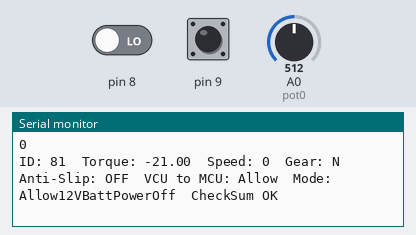
Recording of a sketch running on a simulated Arduino Uno, built with avr-gcc and run on an emulated ATmega328P. Parts: the last lines printed to the serial monitor. The test bench sets the inputs (shaded band); at power-on: A0 (pot0) = 512, pin 8 LOW, pin 9 HIGH.

Above: at 1.2 s.
1.3 s: A0 (pot0) set to 689
At 2.3 s:
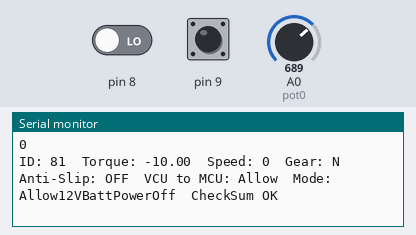
4.3 s: A0 (pot0) set to 716
At 5.0 s:
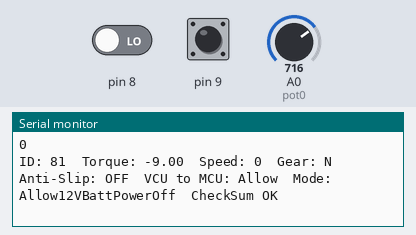
Timing chart, 0 to 7.3 s (numbered marks = the images above; inputs shaded):
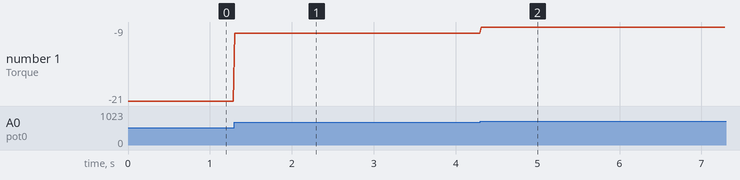

Measured:
- after the input at 1.3 s, the serial monitor: prints a new line at once (image 1)
- after the input at 4.3 s, the serial monitor: prints a new line at once (image 2)
- plotted number 1: -21 → -10 after the input at 1.3 s, -10 → -9 after the input at 4.3 s

The sketch:

arCAN_sendcan2.2.ino
```cpp
//control de crucero
#include <SPI.h>
#include <mcp2515.h>

#define pot0 A0
#define pot1 A1

struct can_frame canMsg;
struct can_frame canMsg55;
MCP2515 mcp2515(10);
char gears[] = {'N','R','D','P','S','f','X'};
char *modes[] = {"Initialization", "Standby", "TorqueCtrl", "SpeedCtrl", "Discharge", "Reserved", "!EMERGENCY SHUTDOWN!", "Allow12VBattPowerOff", "SystemFault", "SelfCheckField"};
char *states[] = {"pow consum","pow gen","shutdown","READY"};
int phy_rpm=0;

void setup() {
  canMsg.can_id  = 0x081;  ////////////CAN ID
  canMsg.can_dlc = 8;

  while (!Serial);
  Serial.begin(115200);

  mcp2515.reset();
  mcp2515.setBitrate(CAN_500KBPS, MCP_8MHZ);
  mcp2515.setNormalMode();

  for (int i=3;i<=9;i++){
    pinMode(i,INPUT);
  }
  byte count=0;
}


void loop() {
  float phy_torq = map(analogRead(pot0),0,1023,-51,10); //modif max
  bool anslo = 0;
  byte gear = readGear();

  if (mcp2515.readMessage(&canMsg55) == MCP2515::ERROR_OK) {
    if (canMsg55.can_id == 0x055){
      int64_t hex_rpm = canMsg55.data[0] << 8;
      hex_rpm = hex_rpm | canMsg55.data[1];
      phy_rpm = hex_rpm - 15000;
    }
  }
  bool v2m = 1;
  byte mode;
  if(digitalRead(9) == LOW){
    mode=2;
  }
  else mode=7;


  byte checksum;


  int can_torq = (phy_torq + 400) * 5;
  int can_speed = (phy_rpm + 15000);


  canMsg.data[0] = byte0(can_torq);
  canMsg.data[1] = byte1(can_torq,anslo,gear);
  canMsg.data[2] = byte2(can_speed);
  canMsg.data[3] = byte3(can_speed);
  canMsg.data[4] = byte4(v2m,mode);
  canMsg.data[5] = 0;
  canMsg.data[6] = byte6(canMsg.data[6]);

  checksum = canMsg.data[0] + canMsg.data[1] + canMsg.data[2] + canMsg.data[3] + canMsg.data[4] + canMsg.data[5] + canMsg.data[6];
  checksum = checksum ^ 0xFF;

  canMsg.data[7] = checksum;

  Serial.println(mcp2515.sendMessage(&canMsg));


  printer81();
//  printContent();

  delay(10);
}


///////////////////////////////////////////////


byte byte0(int torq){
  return (torq >> 4);
}


byte byte1(int torq, bool anslo, byte gear){
  byte b_1 = torq;
  b_1 = (b_1 << 4);

  if (anslo){
    b_1 = (b_1 | 8);
  }

  b_1 = (b_1 | gear);

  return b_1;
}

byte byte2(int rpm){
  return (rpm >> 8);
}

byte byte3(int rpm){
  return rpm;
}

byte byte4(bool v2m, byte mode){
  byte b_4 = mode;

  if (v2m){
    b_4 = (b_4 | 16);
  }

  return b_4;
}

byte byte6(byte count){
  count++;
  return (15 & count);
}

///////////
byte readGear(){
  for (int i=0;i<6;i++){
    if (digitalRead(8-i) == LOW){
      return i;
    }
  }
  return 0;
}


//////////////////


void printer81(){
  Serial.print("ID: ");
  Serial.print(canMsg.can_id, HEX); // print ID

  int hex_torq = canMsg.data[0] << 4;
  hex_torq = hex_torq | (canMsg.data[1] >> 4);
  float phy_torq = (hex_torq*0.2)-400;
  Serial.print("  Torque: ");
  Serial.print(phy_torq);

  int64_t hex_rpm = canMsg.data[2] << 8;
  hex_rpm = hex_rpm | canMsg.data[3];
  int phy_rpm = hex_rpm - 15000;
  Serial.print("  Speed: ");
  Serial.print(phy_rpm);

  char gear = 7 & canMsg.data[1];
  Serial.print("  Gear: ");
  Serial.print(gears[gear]);

  Serial.print("  Anti-Slip: ");
  if ((canMsg.data[1] & 0x08) == 0x08){
    Serial.print("ON");
  }
  else {
    Serial.print("OFF");
  }

  Serial.print("  VCU to MCU: ");
  if ((canMsg.data[4] & 0x10) == 0x10){
    Serial.print("Allow");
  }
  else {
    Serial.print("forbid");
  }

  byte mode = canMsg.data[4] & 0xF;
  Serial.print("  Mode: ");
  Serial.print(modes[mode]);


  checksum();

  Serial.println();
}


void checksum(){
  if ((canMsg.data[0] + canMsg.data[1] + canMsg.data[2] + canMsg.data[3] + canMsg.data[4] + canMsg.data[5] + canMsg.data[6]) ^ 0xFF == canMsg.data[7]){
    Serial.print("  CheckSum OK");
  }
  else {
    Serial.print("  CheckSum NOT OK");
  }
}


void printContent(){
  Serial.print("ID: ");
  Serial.print(canMsg.can_id, HEX); // print ID


  Serial.print(" DATA: ");
  for (int i = 0; i<canMsg.can_dlc; i++){
    if (canMsg.data[i]<16){
      Serial.print("0");
    }
    Serial.print(canMsg.data[i],HEX);
    Serial.print(" ");
  }
  Serial.println();
}
```
